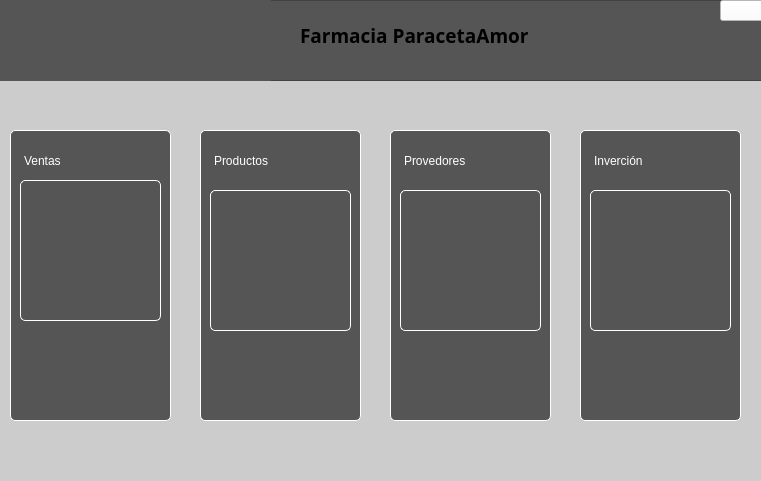
<?xml version="1.0" encoding="UTF-8"?>
<ui version="4.0">
 <class>Form</class>
 <widget class="QWidget" name="Form">
  <property name="geometry">
   <rect>
    <x>0</x>
    <y>0</y>
    <width>761</width>
    <height>481</height>
   </rect>
  </property>
  <property name="minimumSize">
   <size>
    <width>761</width>
    <height>481</height>
   </size>
  </property>
  <property name="maximumSize">
   <size>
    <width>761</width>
    <height>481</height>
   </size>
  </property>
  <property name="sizeIncrement">
   <size>
    <width>0</width>
    <height>0</height>
   </size>
  </property>
  <property name="windowTitle">
   <string>Contenido</string>
  </property>
  <property name="styleSheet">
   <string notr="true">QObject{
	background-color: #ccc;
}</string>
  </property>
  <widget class="QFrame" name="frame_content">
   <property name="geometry">
    <rect>
     <x>0</x>
     <y>0</y>
     <width>771</width>
     <height>81</height>
    </rect>
   </property>
   <property name="styleSheet">
    <string notr="true">QObject{
	background-color: #555;
}</string>
   </property>
   <property name="frameShape">
    <enum>QFrame::StyledPanel</enum>
   </property>
   <property name="frameShadow">
    <enum>QFrame::Raised</enum>
   </property>
   <widget class="QPushButton" name="btn_back">
    <property name="geometry">
     <rect>
      <x>720</x>
      <y>0</y>
      <width>51</width>
      <height>21</height>
     </rect>
    </property>
    <property name="cursor">
     <cursorShape>PointingHandCursor</cursorShape>
    </property>
    <property name="styleSheet">
     <string notr="true">QObject{
	background-color: #fff;
}</string>
    </property>
    <property name="text">
     <string/>
    </property>
    <property name="icon">
     <iconset>
      <normaloff>../../../Downloads/productos.png</normaloff>../../../Downloads/productos.png</iconset>
    </property>
   </widget>
   <widget class="QLabel" name="lbl_logo">
    <property name="geometry">
     <rect>
      <x>0</x>
      <y>-50</y>
      <width>271</width>
      <height>151</height>
     </rect>
    </property>
    <property name="text">
     <string/>
    </property>
    <property name="pixmap">
     <pixmap>../../../Downloads/rocky-linux-icon.png</pixmap>
    </property>
   </widget>
   <widget class="QLabel" name="lbl_titulo">
    <property name="geometry">
     <rect>
      <x>300</x>
      <y>20</y>
      <width>261</width>
      <height>31</height>
     </rect>
    </property>
    <property name="font">
     <font>
      <family>Arial Black</family>
      <pointsize>14</pointsize>
      <weight>75</weight>
      <italic>false</italic>
      <bold>true</bold>
     </font>
    </property>
    <property name="styleSheet">
     <string notr="true">QObject{
+
	font: 900 14pt &quot;Arial Black&quot;;
}</string>
    </property>
    <property name="text">
     <string>Farmacia ParacetaAmor</string>
    </property>
   </widget>
  </widget>
  <widget class="QFrame" name="frame">
   <property name="geometry">
    <rect>
     <x>10</x>
     <y>130</y>
     <width>161</width>
     <height>291</height>
    </rect>
   </property>
   <property name="styleSheet">
    <string notr="true">QObject{
	background-color: #555;
	border: 1px solid white;
	border-radius:5px;
}</string>
   </property>
   <property name="frameShape">
    <enum>QFrame::StyledPanel</enum>
   </property>
   <property name="frameShadow">
    <enum>QFrame::Raised</enum>
   </property>
   <widget class="QLabel" name="lbl_ventas">
    <property name="geometry">
     <rect>
      <x>10</x>
      <y>20</y>
      <width>101</width>
      <height>21</height>
     </rect>
    </property>
    <property name="styleSheet">
     <string notr="true">QObject{
	color: white;
	font: 87 12pt &quot;Arial Black&quot;;
	border: 1px solid #555;
}</string>
    </property>
    <property name="text">
     <string>Ventas</string>
    </property>
   </widget>
   <widget class="QPushButton" name="btn_ventas">
    <property name="geometry">
     <rect>
      <x>10</x>
      <y>50</y>
      <width>141</width>
      <height>141</height>
     </rect>
    </property>
    <property name="cursor">
     <cursorShape>PointingHandCursor</cursorShape>
    </property>
    <property name="text">
     <string/>
    </property>
    <property name="icon">
     <iconset>
      <normaloff>img/ventas.jpg</normaloff>img/ventas.jpg</iconset>
    </property>
    <property name="iconSize">
     <size>
      <width>220</width>
      <height>220</height>
     </size>
    </property>
   </widget>
  </widget>
  <widget class="QFrame" name="frame_3">
   <property name="geometry">
    <rect>
     <x>390</x>
     <y>130</y>
     <width>161</width>
     <height>291</height>
    </rect>
   </property>
   <property name="styleSheet">
    <string notr="true">QObject{
	background-color: #555;
	border: 1px solid white;
	border-radius:5px;
}</string>
   </property>
   <property name="frameShape">
    <enum>QFrame::StyledPanel</enum>
   </property>
   <property name="frameShadow">
    <enum>QFrame::Raised</enum>
   </property>
   <widget class="QLabel" name="lbl_provedor">
    <property name="geometry">
     <rect>
      <x>10</x>
      <y>20</y>
      <width>111</width>
      <height>21</height>
     </rect>
    </property>
    <property name="styleSheet">
     <string notr="true">QObject{
	color: white;
	font: 87 12pt &quot;Arial Black&quot;;
	border: 1px solid #555;
}</string>
    </property>
    <property name="text">
     <string>Provedores</string>
    </property>
   </widget>
   <widget class="QPushButton" name="btn_provedores">
    <property name="geometry">
     <rect>
      <x>10</x>
      <y>60</y>
      <width>141</width>
      <height>141</height>
     </rect>
    </property>
    <property name="cursor">
     <cursorShape>PointingHandCursor</cursorShape>
    </property>
    <property name="text">
     <string/>
    </property>
    <property name="icon">
     <iconset>
      <normaloff>img/provedores.jpg</normaloff>img/provedores.jpg</iconset>
    </property>
    <property name="iconSize">
     <size>
      <width>220</width>
      <height>220</height>
     </size>
    </property>
   </widget>
  </widget>
  <widget class="QFrame" name="frame_4">
   <property name="geometry">
    <rect>
     <x>580</x>
     <y>130</y>
     <width>161</width>
     <height>291</height>
    </rect>
   </property>
   <property name="styleSheet">
    <string notr="true">QObject{
	background-color: #555;
	border: 1px solid white;
	border-radius:5px;
}</string>
   </property>
   <property name="frameShape">
    <enum>QFrame::StyledPanel</enum>
   </property>
   <property name="frameShadow">
    <enum>QFrame::Raised</enum>
   </property>
   <widget class="QLabel" name="lbl_invercion">
    <property name="geometry">
     <rect>
      <x>10</x>
      <y>20</y>
      <width>111</width>
      <height>21</height>
     </rect>
    </property>
    <property name="styleSheet">
     <string notr="true">QObject{
	color: white;
	font: 87 12pt &quot;Arial Black&quot;;
	border: 1px solid #555;
}</string>
    </property>
    <property name="text">
     <string>Inverción</string>
    </property>
   </widget>
   <widget class="QPushButton" name="btn_invercion">
    <property name="geometry">
     <rect>
      <x>10</x>
      <y>60</y>
      <width>141</width>
      <height>141</height>
     </rect>
    </property>
    <property name="cursor">
     <cursorShape>PointingHandCursor</cursorShape>
    </property>
    <property name="text">
     <string/>
    </property>
    <property name="icon">
     <iconset>
      <normaloff>img/invercion.jpg</normaloff>img/invercion.jpg</iconset>
    </property>
    <property name="iconSize">
     <size>
      <width>220</width>
      <height>220</height>
     </size>
    </property>
   </widget>
  </widget>
  <widget class="QFrame" name="frame_2">
   <property name="geometry">
    <rect>
     <x>200</x>
     <y>130</y>
     <width>161</width>
     <height>291</height>
    </rect>
   </property>
   <property name="styleSheet">
    <string notr="true">QObject{
	background-color: #555;
	border: 1px solid white;
	border-radius:5px;
}</string>
   </property>
   <property name="frameShape">
    <enum>QFrame::StyledPanel</enum>
   </property>
   <property name="frameShadow">
    <enum>QFrame::Raised</enum>
   </property>
   <widget class="QLabel" name="lbl_productos">
    <property name="geometry">
     <rect>
      <x>10</x>
      <y>20</y>
      <width>101</width>
      <height>21</height>
     </rect>
    </property>
    <property name="styleSheet">
     <string notr="true">QObject{
	color: white;
	font: 87 12pt &quot;Arial Black&quot;;
	border: 1px solid #555;
}</string>
    </property>
    <property name="text">
     <string>Productos</string>
    </property>
   </widget>
   <widget class="QPushButton" name="brn_productos">
    <property name="geometry">
     <rect>
      <x>10</x>
      <y>60</y>
      <width>141</width>
      <height>141</height>
     </rect>
    </property>
    <property name="cursor">
     <cursorShape>PointingHandCursor</cursorShape>
    </property>
    <property name="text">
     <string/>
    </property>
    <property name="icon">
     <iconset>
      <normaloff>img/products.jpg</normaloff>img/products.jpg</iconset>
    </property>
    <property name="iconSize">
     <size>
      <width>220</width>
      <height>220</height>
     </size>
    </property>
   </widget>
  </widget>
 </widget>
 <resources/>
 <connections/>
</ui>
